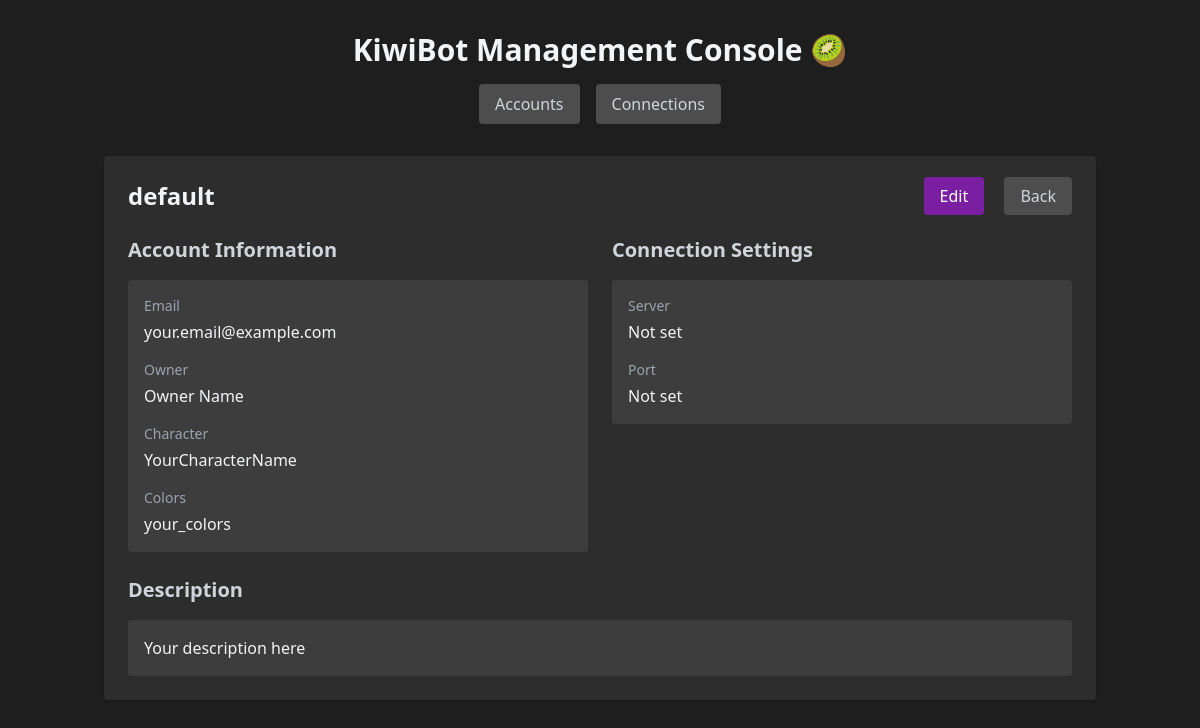
/accounts/1, run on the app's committed database.
### tables this page shows
CREATE TABLE account (
            id INTEGER PRIMARY KEY AUTOINCREMENT,
            email TEXT NOT NULL,
            character TEXT NOT NULL,
            password TEXT NOT NULL,
            colors TEXT NOT NULL,
            description TEXT NOT NULL,
            owner TEXT NOT NULL
        , name TEXT);

### admin/app.py (the view)
@app.route('/accounts/<int:account_id>')
def view_account(account_id):
    account = get_account(account_id=account_id)
    if not account:
        flash(f"Account with ID {account_id} not found", "error")
        return redirect(url_for('index'))
    connection = get_connection_config(account_id=account_id)
    return render_template('account_view.html', account=account, connection=connection,
                          title=f"Account: {account['name']}")

### admin/app.py (called while the page is built)
@app.context_processor
def utility_processor():
    return {
        'app_name': 'KiwiBot Manager',
        'app_version': '1.0.0'
    }

### db/config.py (called while the page is built)
def get_connection():
    conn = sqlite3.connect(DB_PATH)
    conn.row_factory = sqlite3.Row  # Enable row factory for dict-like access
    return conn

def get_account(account_id=None, name=None):
    if account_id is None and name is None:
        account_id = 1
    conn = get_connection()
    try:
        cursor = conn.cursor()
        if account_id is not None:
            cursor.execute("SELECT * FROM account WHERE id = ?", (account_id,))
        else:
            cursor.execute("SELECT * FROM account WHERE name = ?", (name,))
        row = cursor.fetchone()
        if row:
            return dict(row)
        return None
    finally:
        conn.close()

def get_connection_config(conn_id=None, account_id=None, account_name=None):
    if account_name is not None:
        account = get_account(name=account_name)
        if account:
            account_id = account['id']
    conn = get_connection()
    try:
        cursor = conn.cursor()
        if conn_id is not None:
            cursor.execute("SELECT * FROM connection WHERE id = ?", (conn_id,))
        elif account_id is not None:
            cursor.execute("SELECT * FROM connection WHERE account_id = ?", (account_id,))
        else:
            cursor.execute("SELECT * FROM connection LIMIT 1")
        row = cursor.fetchone()
        if row:
            return dict(row)
        return None
    finally:
        conn.close()

### admin/templates/account_view.html (shortened to what this page needs)
{% extends "base.html" %}
{% block content %}
<div class="bg-dark-200 p-6 rounded shadow">
    <div class="flex justify-between items-center mb-6">
        <h1 class="text-2xl font-bold">{{ account.name }}</h1>
        <div class="space-x-4">
            <a href="{{ url_for('edit_account', account_id=account.id) }}" class="px-4 py-2 bg-purple-500 hover:bg-purple-600 text-white rounded">Edit</a>
            <a href="{{ url_for('index') }}" class="px-4 py-2 bg-dark-400 hover:bg-dark-500 text-gray-300 rounded">Back</a>
        </div>
    </div>
    <div class="grid grid-cols-1 md:grid-cols-2 gap-6">
        <div class="space-y-4">
            <h2 class="text-xl font-semibold text-gray-300">Account Information</h2>
            <div class="bg-dark-300 p-4 rounded">
                <dl class="space-y-4">
                    <div>
                        <dt class="text-sm font-medium text-gray-400">Email</dt>
                        <dd class="mt-1 text-gray-100">{{ account.email }}</dd>
                    </div>
                    <div>
                        <dt class="text-sm font-medium text-gray-400">Owner</dt>
                        <dd class="mt-1 text-gray-100">{{ account.owner or 'Not set' }}</dd>
                    </div>
                    <div>
                        <dt class="text-sm font-medium text-gray-400">Character</dt>
                        <dd class="mt-1 text-gray-100">{{ account.character }}</dd>
                    </div>
                    <div>
                        <dt class="text-sm font-medium text-gray-400">Colors</dt>
                        <dd class="mt-1 text-gray-100">{{ account.colors or 'Not set' }}</dd>
                    </div>
                </dl>
            </div>
        </div>
        <div class="space-y-4">
            <h2 class="text-xl font-semibold text-gray-300">Connection Settings</h2>
            <div class="bg-dark-300 p-4 rounded">
                <dl class="space-y-4">
                    <div>
                        <dt class="text-sm font-medium text-gray-400">Server</dt>
                        <dd class="mt-1 text-gray-100">{{ account.connection.server if account.connection else 'Not set' }}</dd>
                    </div>
                    <div>
                        <dt class="text-sm font-medium text-gray-400">Port</dt>
                        <dd class="mt-1 text-gray-100">{{ account.connection.port if account.connection else 'Not set' }}</dd>
                    </div>
                </dl>
            </div>
        </div>
    </div>
    {% if account.description %}
    <div class="mt-6">
        <h2 class="text-xl font-semibold text-gray-300 mb-4">Description</h2>
        <div class="bg-dark-300 p-4 rounded">
            <p class="text-gray-100 whitespace-pre-wrap">{{ account.description }}</p>
        </div>
    </div>
    {% endif %}
</div>
{% endblock %}

### admin/templates/base.html (shortened to what this page needs)
<!DOCTYPE html>
<html lang="en">
<head>
    <script src="https://cdn.tailwindcss.com"></script>
</head>
<body class="bg-dark-100 text-gray-100 min-h-screen">
    <div class="container mx-auto px-4 py-8">
        <header class="mb-8">
            <h1 class="text-3xl font-bold text-center mb-4">KiwiBot Management Console 🥝</h1>
            <nav class="flex justify-center space-x-4">
                <a href="{{ url_for('index') }}" class="px-4 py-2 bg-dark-400 hover:bg-dark-500 text-gray-300 rounded {% if request.endpoint == 'index' %}bg-dark-500{% endif %}">Accounts</a>
                <a href="{{ url_for('connections') }}" class="px-4 py-2 bg-dark-400 hover:bg-dark-500 text-gray-300 rounded {% if request.endpoint == 'connections' %}bg-dark-500{% endif %}">Connections</a>
            </nav>
        </header>
        <main>
            {% block content %}{% endblock %}
        </main>
    </div>
</body>
</html>

### data on the page
account: name "default", email "your.email@example.com", owner "Owner Name", character "YourCharacterName", colors "your_colors", description "Your description here"

### other printed values
{{ account.connection.server if account.connection else 'Not set' }} "Not set"
{{ account.connection.port if account.connection else 'Not set' }} "Not set"
